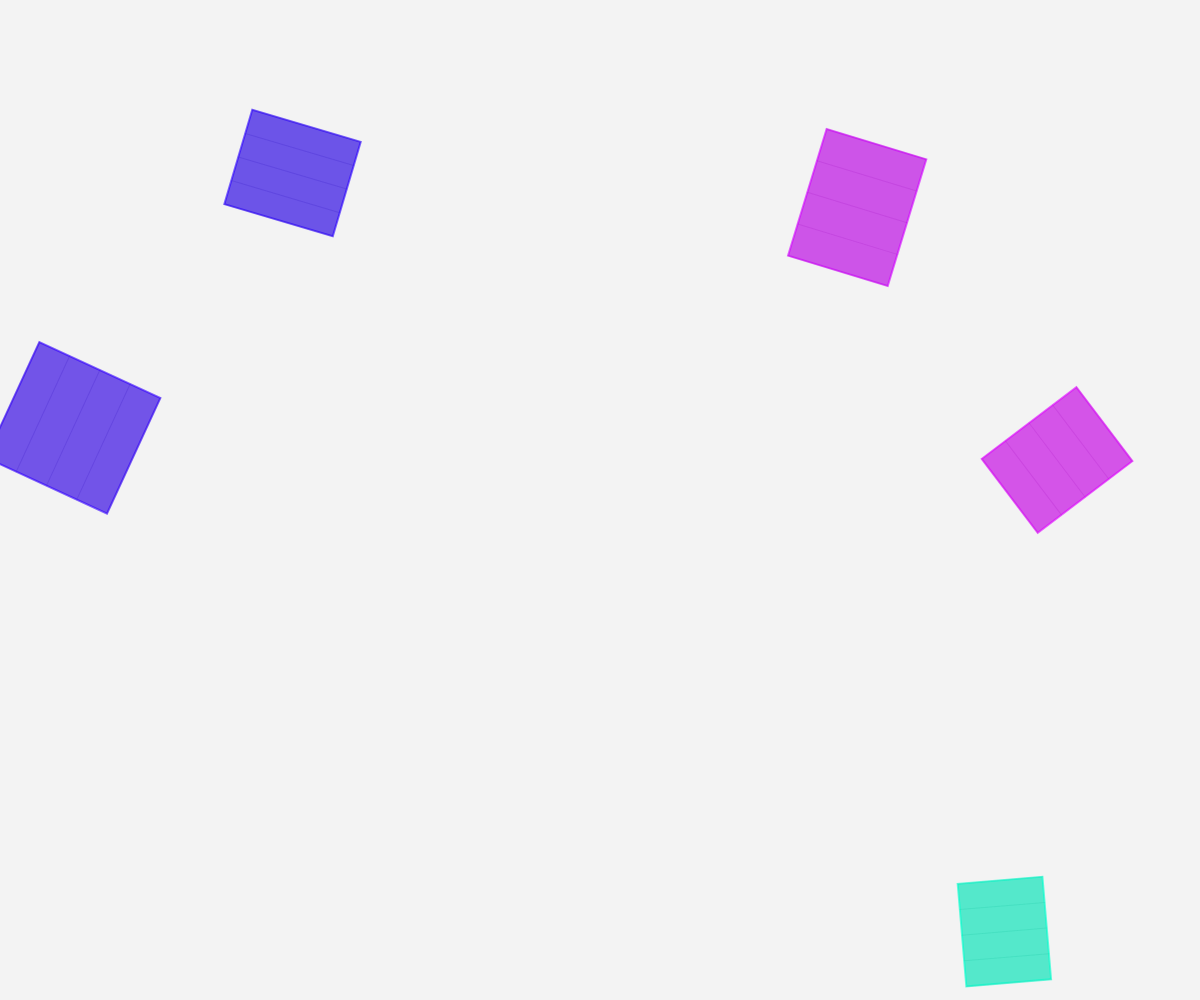
Frame 1 (no input)
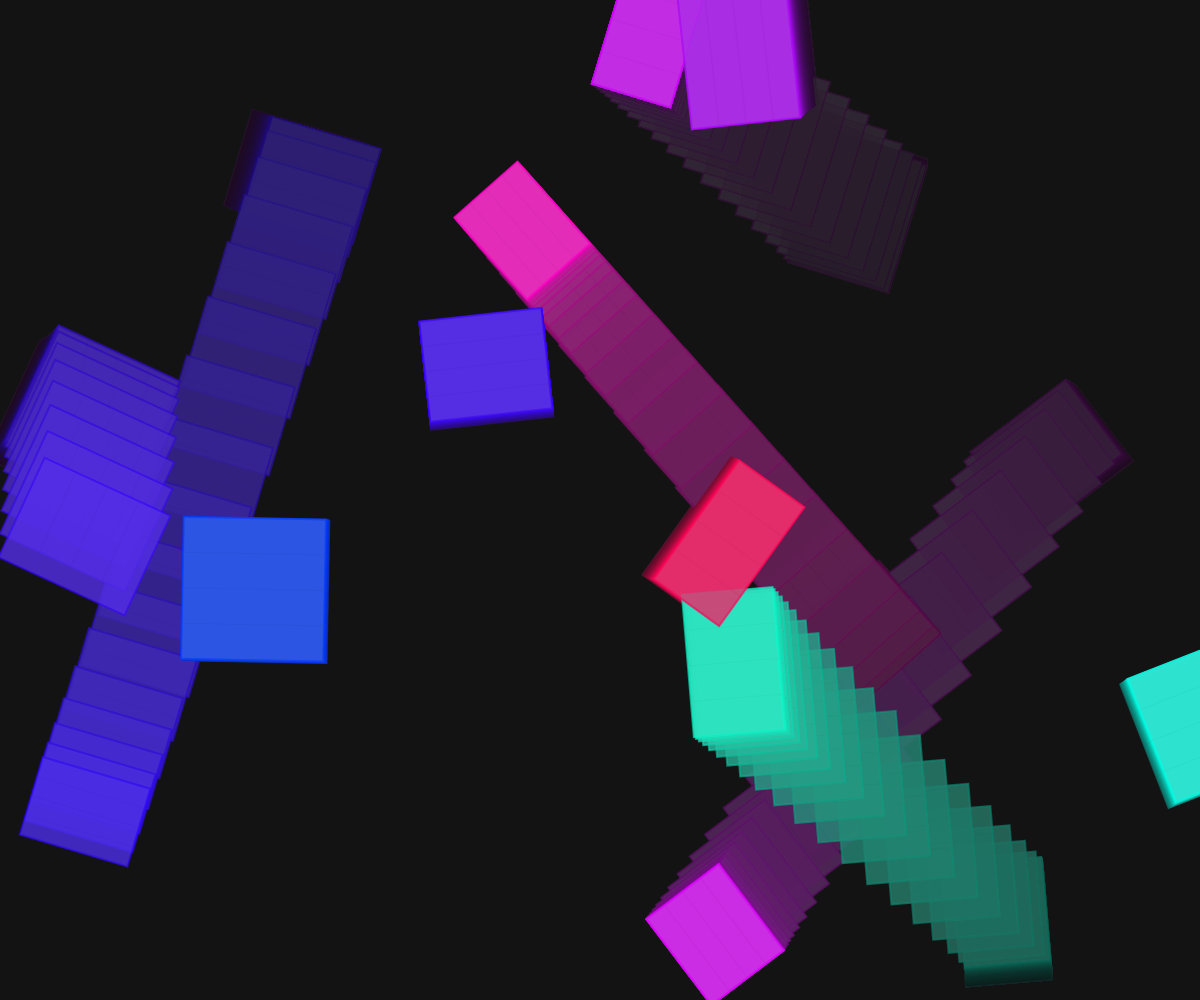
Frame 60 (no input)
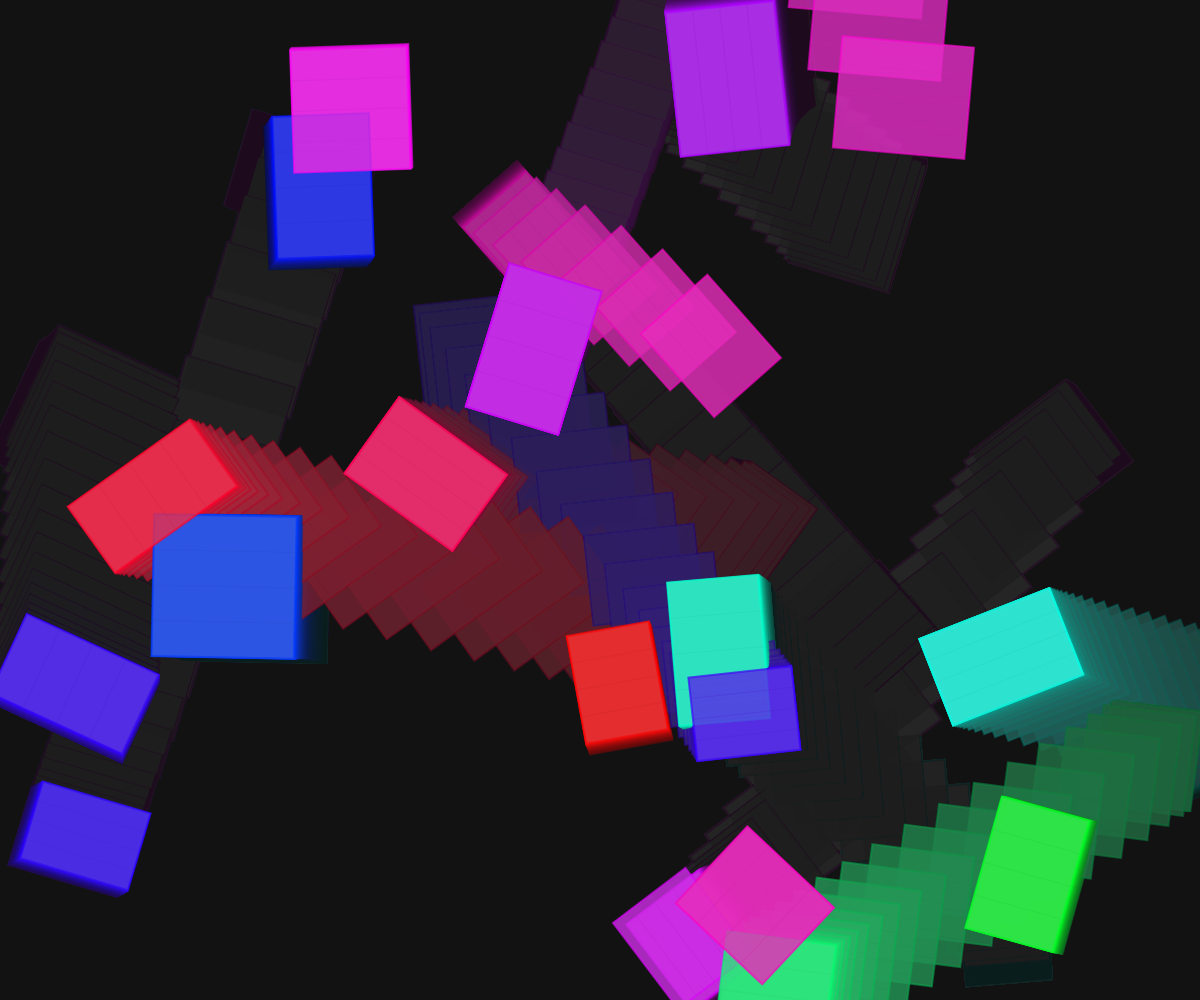
Frame 120 (the mouse pressed at the canvas centre since frame 60)

The p5.js sketch that drew these frames (run headless with seeded random() and noise() and a simulated clock; from frame 60 on, the mouse is pressed at the canvas centre):

// p5.js sketch
// ── sketch.js
let tiles = [];
let tileCount = 0;
let maxTiles = 200;
let animationSpeed = 0.01;
let constructionPhase = 0;

function setup() {
  createCanvas(windowWidth, windowHeight);
  colorMode(HSB, 360, 100, 100, 1);
  noStroke();
  frameRate(30);

  // Initialize with a few tiles
  for (let i = 0; i < 5; i++) {
    tiles.push({
      x: random(width),
      y: random(height),
      w: random(80, 150),
      h: random(80, 150),
      hue: random(360),
      rotation: random(TWO_PI),
      isSettling: false,
      settleProgress: 0,
      targetX: 0,
      targetY: 0,
      targetW: 0,
      targetH: 0
    });
    tileCount++;
  }
}

function draw() {
  // Semi-transparent background for trail effect
  background(0, 0, 10, 0.05);

  constructionPhase += animationSpeed;

  // Draw all tiles
  for (let i = 0; i < tiles.length; i++) {
    let tile = tiles[i];

    if (!tile.isSettling) {
      // Random movement to simulate ongoing construction
      tile.x += sin(constructionPhase + i) * 0.5;
      tile.y += cos(constructionPhase + i) * 0.5;

      // Gradually shift towards new positions
      if (random() < 0.01 && tileCount < maxTiles) {
        tile.isSettling = true;
        tile.settleProgress = 0;
        tile.targetX = random(width);
        tile.targetY = random(height);
        tile.targetW = random(80, 150);
        tile.targetH = random(80, 150);
        tiles.push({
          x: tile.x + random(-200, 200),
          y: tile.y + random(-200, 200),
          w: random(80, 150),
          h: random(80, 150),
          hue: (tile.hue + random(-30, 30)) % 360,
          rotation: random(TWO_PI),
          isSettling: false,
          settleProgress: 0,
          targetX: 0,
          targetY: 0,
          targetW: 0,
          targetH: 0
        });
        tileCount++;
      }
    } else {
      // Settling animation
      tile.settleProgress += 0.02;
      if (tile.settleProgress >= 1) {
        tile.isSettling = false;
        tile.x = tile.targetX;
        tile.y = tile.targetY;
        tile.w = tile.targetW;
        tile.h = tile.targetH;
      } else {
        // Smooth settling motion
        tile.x = lerp(tile.x, tile.targetX, tile.settleProgress);
        tile.y = lerp(tile.y, tile.targetY, tile.settleProgress);
        tile.w = lerp(tile.w, tile.targetW, tile.settleProgress);
        tile.h = lerp(tile.h, tile.targetH, tile.settleProgress);
      }
    }

    // Draw the tile with woodblock ink aesthetic
    push();
    translate(tile.x, tile.y);
    rotate(tile.rotation);
    
    // Tile body with soft shadow effect
    fill(tile.hue, 80, 90, 0.8);
    rectMode(CENTER);
    rect(0, 0, tile.w, tile.h);

    // Tile boundary lines (woodblock style)
    noFill();
    stroke(tile.hue, 100, 100, 0.6);
    strokeWeight(2);
    rect(0, 0, tile.w, tile.h);

    // Subtle texture lines
    stroke(tile.hue, 80, 80, 0.3);
    strokeWeight(1);
    for (let j = 0; j < 5; j++) {
      let offset = map(j, 0, 4, -tile.w/2, tile.w/2);
      line(offset, -tile.h/2, offset, tile.h/2);
    }
    pop();
  }

  // Limit tiles to prevent overflow
  if (tileCount > maxTiles) {
    tiles.splice(0, tileCount - maxTiles);
    tileCount = maxTiles;
  }
}

function windowResized() {
  resizeCanvas(windowWidth, windowHeight);
}
